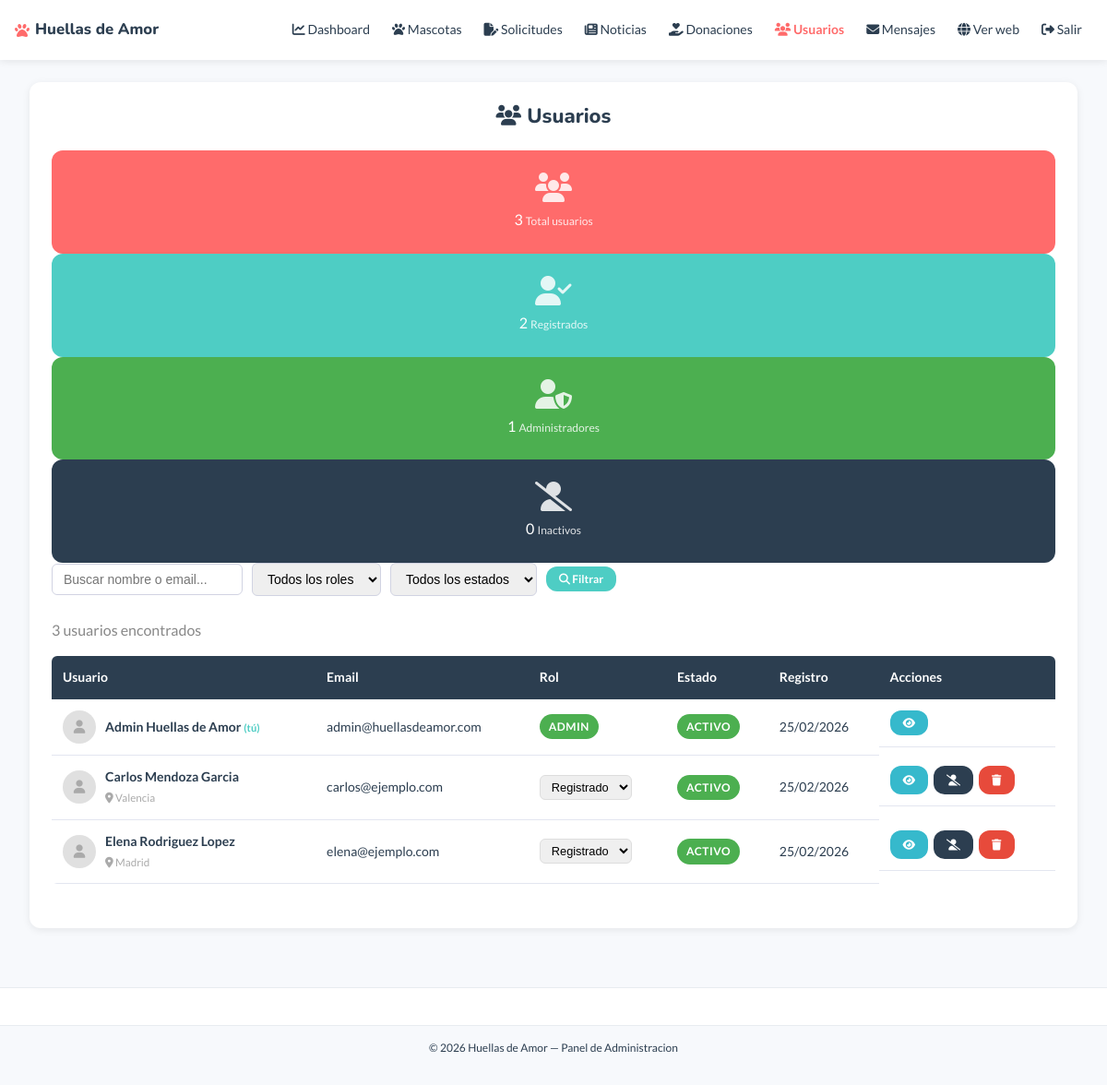
Before: /admin/usuarios.php (signed in) with the older database file.
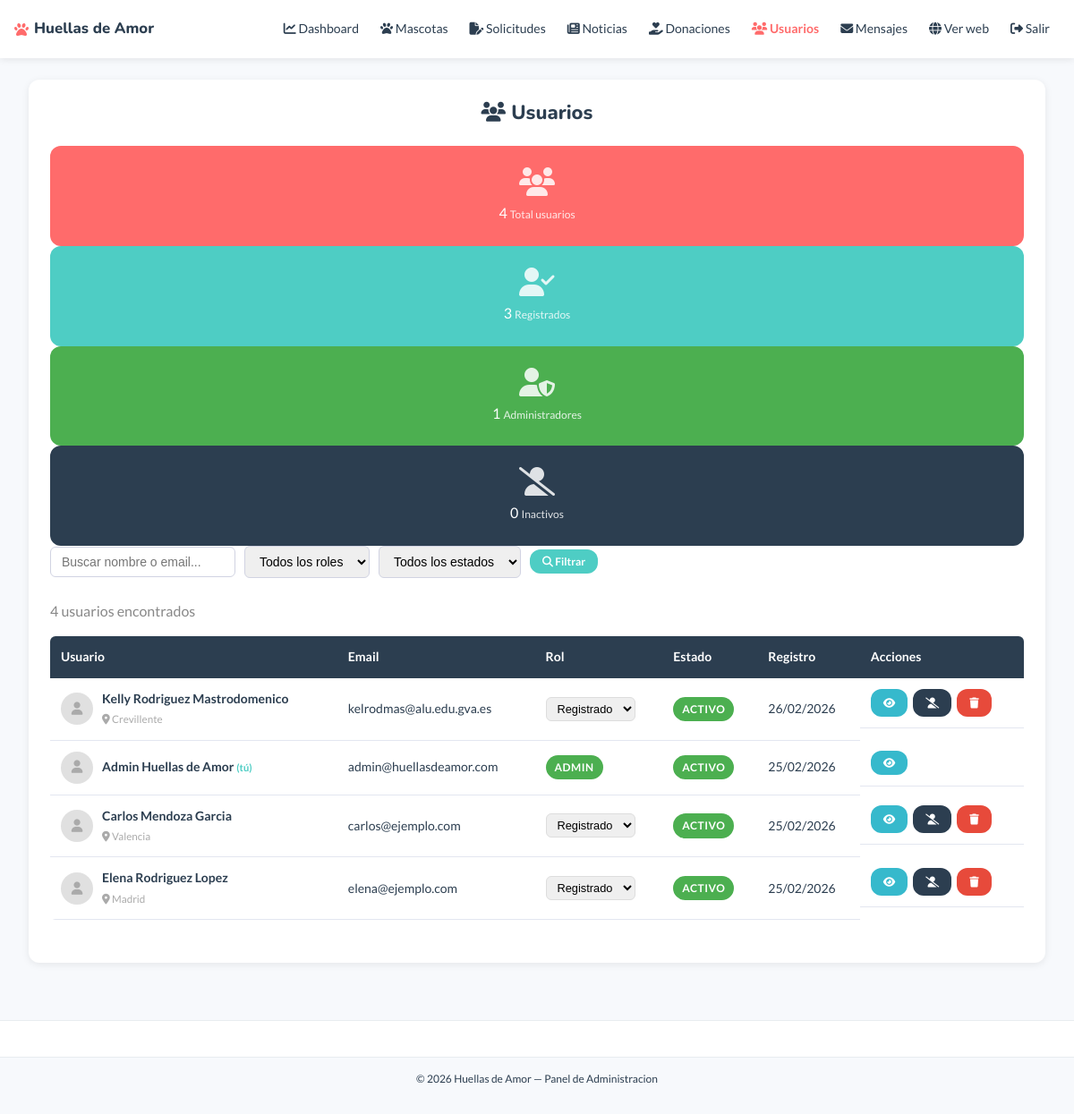
After: the same page with the newer database file.
### tables this page shows
CREATE TABLE `usuarios` (
  `id` int(10) UNSIGNED NOT NULL,
  `nombre` varchar(100) NOT NULL,
  `apellidos` varchar(150) NOT NULL,
  `email` varchar(200) NOT NULL,
  `contrasena` varchar(255) NOT NULL,
  `telefono` varchar(20) DEFAULT NULL,
  `dni` varchar(10) DEFAULT NULL,
  `direccion` varchar(255) DEFAULT NULL,
  `ciudad` varchar(100) DEFAULT NULL,
  `cp` varchar(10) DEFAULT NULL,
  `foto_perfil` varchar(255) DEFAULT NULL,
  `rol` enum('visitante','registrado','admin') NOT NULL DEFAULT 'registrado',
  `activo` tinyint(1) NOT NULL DEFAULT 1,
  `fecha_registro` datetime NOT NULL DEFAULT current_timestamp()
);

### admin/usuarios.php (the view, shortened to what the changed rows need)
<?php
require_once '../templates/header-admin.php';
$porPagina    = 12;
$paginaActual = isset($_GET['pagina']) && is_numeric($_GET['pagina']) ? (int) $_GET['pagina'] : 1;
$offset       = ($paginaActual - 1) * $porPagina;
try {
    $donde  = "WHERE 1=1";
    $stmtStats = $conexion->prepare(
        "SELECT
            COUNT(*) AS total,
            SUM(CASE WHEN `rol` = 'admin'      THEN 1 ELSE 0 END) AS admins,
            SUM(CASE WHEN `rol` = 'registrado' THEN 1 ELSE 0 END) AS registrados,
            SUM(CASE WHEN `activo` = 0         THEN 1 ELSE 0 END) AS inactivos
         FROM `usuarios`"
    );
    $stmtStats->execute();
    $stats = $stmtStats->fetch();
    $stmtTotal = $conexion->prepare("SELECT COUNT(*) FROM `usuarios` $donde");
    $stmtTotal->execute();
    $totalUsuarios = $stmtTotal->fetchColumn();
    $stmtUsers = $conexion->prepare(
        "SELECT * FROM `usuarios` $donde
         ORDER BY `fecha_registro` DESC
         LIMIT :limite OFFSET :offset"
    );
    $stmtUsers->bindValue(':limite', $porPagina, PDO::PARAM_INT);
    $stmtUsers->bindValue(':offset', $offset,    PDO::PARAM_INT);
    $stmtUsers->execute();
    $usuarios = $stmtUsers->fetchAll();
} catch (PDOException $e) {
    $usuarios      = [];
    $totalUsuarios = 0;
    $totalPaginas  = 1;
    $stats         = ['total' => 0, 'admins' => 0, 'registrados' => 0, 'inactivos' => 0];
}
?>
<div class="contenedor" style="padding-top:24px; padding-bottom:40px;">
<div class="contenedor-admin">
    <div class="admin-cabecera">
        <h1><i class="fa-solid fa-users"></i> Usuarios</h1>
    </div>
    <div class="dashboard-stats">
        <div class="stat-card stat-coral">
            <i class="fa-solid fa-users"></i>
            <span class="stat-num"><?php echo $stats['total']; ?></span>
            <span class="stat-label">Total usuarios</span>
        </div>
        <div class="stat-card stat-turquesa">
            <i class="fa-solid fa-user-check"></i>
            <span class="stat-num"><?php echo $stats['registrados']; ?></span>
            <span class="stat-label">Registrados</span>
        </div>
        <div class="stat-card stat-verde">
        </div>
        <div class="stat-card stat-oscuro">
        </div>
    </div>
    <div class="barra-admin">
        <form method="get" action="usuarios.php" class="form-filtro">
        </form>
    </div>
    <p style="color:#888; margin-bottom:16px;">
        <?php echo $totalUsuarios; ?> usuario<?php echo $totalUsuarios !== 1 ? 's' : ''; ?> encontrado<?php echo $totalUsuarios !== 1 ? 's' : ''; ?>
    </p>
    <?php if (!empty($usuarios)) { ?>
    <div class="tabla-wrapper">
        <table class="tabla-admin">
            <thead>
                <tr>
                    <th>Usuario</th>
                    <th>Email</th>
                    <th>Rol</th>
                    <th>Estado</th>
                    <th>Registro</th>
                    <th>Acciones</th>
                </tr>
            </thead>
            <tbody>
                <?php foreach ($usuarios as $usr) {
                    $esMiCuenta = ($usr['id'] == $_SESSION['usuario_id']);
                    $foto = $usr['foto_perfil']
                        ? (str_starts_with($usr['foto_perfil'], 'http') ? $usr['foto_perfil'] : '../' . $usr['foto_perfil'])
                        : null;
                ?>
                <tr class="<?php echo !$usr['activo'] ? 'fila-inactiva' : ''; ?>">
                    <td>
                        <div style="display:flex; align-items:center; gap:10px;">
                            <?php if ($foto) { ?>
                            <img src="<?php echo htmlspecialchars($foto); ?>"
                                 style="width:36px; height:36px; border-radius:50%; object-fit:cover;">
                            <?php } else { ?>
                            <div style="width:36px; height:36px; border-radius:50%; background:#e0e0e0;
                                        display:flex; align-items:center; justify-content:center;">
                                <i class="fa-solid fa-user" style="color:#aaa; font-size:0.9rem;"></i>
                            </div>
                            <?php } ?>
                            <div>
                                <strong><?php echo htmlspecialchars($usr['nombre'] . ' ' . $usr['apellidos']); ?></strong>
                                <?php if ($esMiCuenta) { ?>
                                <span style="font-size:0.7rem; color:#4ECDC4; font-weight:700;"> (tú)</span>
                                <?php } ?>
                                <?php if ($usr['ciudad']) { ?>
                                <br><small style="color:#aaa;">
                                    <i class="fa-solid fa-location-dot"></i>
                                    <?php echo htmlspecialchars($usr['ciudad']); ?>
                                </small>
                                <?php } ?>
                            </div>
                        </div>
                    </td>
                    <td><?php echo htmlspecialchars($usr['email']); ?></td>
                    <td>
                        <?php if (!$esMiCuenta) { ?>
                        <form method="post" action="usuarios.php" style="display:inline;">
                            <select name="nuevo_rol" onchange="this.form.submit()"
                                    style="padding:4px 8px; border-radius:6px; border:1px solid #ddd;
                                           font-size:0.8rem; cursor:pointer;">
                                <option value="registrado" <?php echo $usr['rol'] === 'registrado' ? 'selected' : ''; ?>>Registrado</option>
                            </select>
                        </form>
                        <?php } else { ?>
                        <span class="badge badge-disponible">Admin</span>
                        <?php } ?>
                    </td>
                    <td>
                        <?php if ($usr['activo']) { ?>
                            <span class="badge badge-disponible">Activo</span>
                        <?php } else { ?>
                            <span class="badge badge-adoptado">Inactivo</span>
                        <?php } ?>
                    </td>
                    <td>
                        <?php echo $usr['fecha_registro']
                            ? date('d/m/Y', strtotime($usr['fecha_registro']))
                            : '—'; ?>
                    </td>
                    <td class="acciones">
                        <button class="btn-editar btn-sm btn-ver-usuario"
                                data-usuario='<?php echo htmlspecialchars(json_encode([
                                    'nombre'    => $usr['nombre'] . ' ' . $usr['apellidos'],
                                    'email'     => $usr['email'],
                                    'telefono'  => $usr['telefono'] ?? '—',
                                    'ciudad'    => $usr['ciudad'] ?? '—',
                                    'rol'       => $usr['rol'],
                                    'activo'    => $usr['activo'],
                                    'registro'  => $usr['fecha_registro'] ?? '—',
                                ]), ENT_QUOTES); ?>'
                                title="Ver detalles">
                            <i class="fa-solid fa-eye"></i>
                        </button>
                        <?php if (!$esMiCuenta) { ?>
                        <a href="usuarios.php?toggle=<?php echo $usr['id']; ?>"
                           class="btn-sm <?php echo $usr['activo'] ? 'btn-oscuro' : 'btn-nuevo'; ?>"
                           title="<?php echo $usr['activo'] ? 'Desactivar' : 'Activar'; ?>"
                           onclick="return confirm('<?php echo $usr['activo'] ? '¿Desactivar este usuario?' : '¿Activar este usuario?'; ?>')">
                            <i class="fa-solid <?php echo $usr['activo'] ? 'fa-user-slash' : 'fa-user-check'; ?>"></i>
                        </a>
                        <a href="usuarios.php?borrar=<?php echo $usr['id']; ?>"
                           class="btn-borrar btn-sm"
                           title="Eliminar"
                           onclick="return confirm('¿Eliminar este usuario? Se eliminarán todos sus datos.')">
                            <i class="fa-solid fa-trash"></i>
                        </a>
                        <?php } ?>
                    </td>
                </tr>
                <?php } ?>
            </tbody>
        </table>
    </div>
    <?php } else { ?>
    <p class="sin-resultados">No hay usuarios que coincidan con los filtros.</p>
    <?php } ?>
</div>
</div>
<?php require_once '../templates/footer-admin.php'; ?>

Changed rows visible on the page:
added usuarios: nombre+apellidos "Kelly Rodriguez Mastrodomenico", ciudad "Crevillente", email "kelrodmas@alu.edu.gva.es", nuevo_rol "Registrado", activo "ACTIVO", fecha_registro "26/02/2026"
Other visible differences:
$stats['total']: "3" → "4"
$stats['registrados']: "2" → "3"
$totalUsuarios: "3" → "4"
